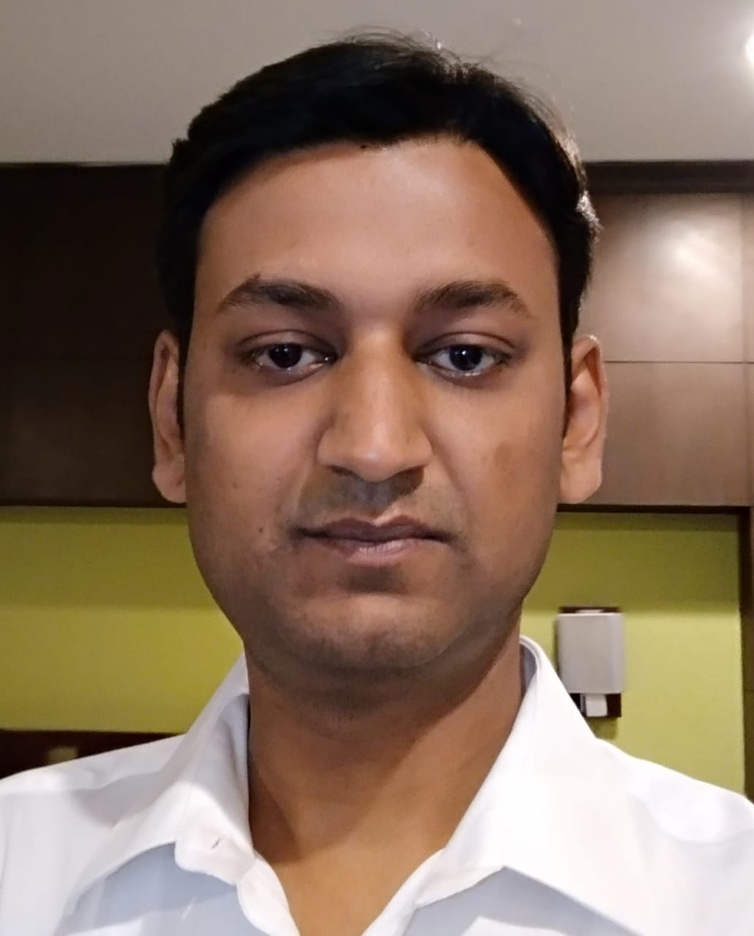
#> input picture images/nikhil.jpeg, 754 x 936 px, shrunk from 1031 x 1280 before the run, found by its file name
$ python image_tut1.py
#> lines starting #> are read from the running program, lines starting #| are printed output that depends on the picture
import cv2
import numpy as np

img1 = cv2.imread('C:\\Users\\g521784\\Desktop\\ImageRecognistation\\images\\nikhil.jpeg')
#> img1 is the input picture: shape (936, 754, 3); mean B, G, R 97.2, 115.1, 138.1

print (img1)
#> (printed output is left out)
if img1 is None:
    print('No object')
else:
    grayA = cv2.cvtColor(img1, cv2.COLOR_BGR2GRAY)
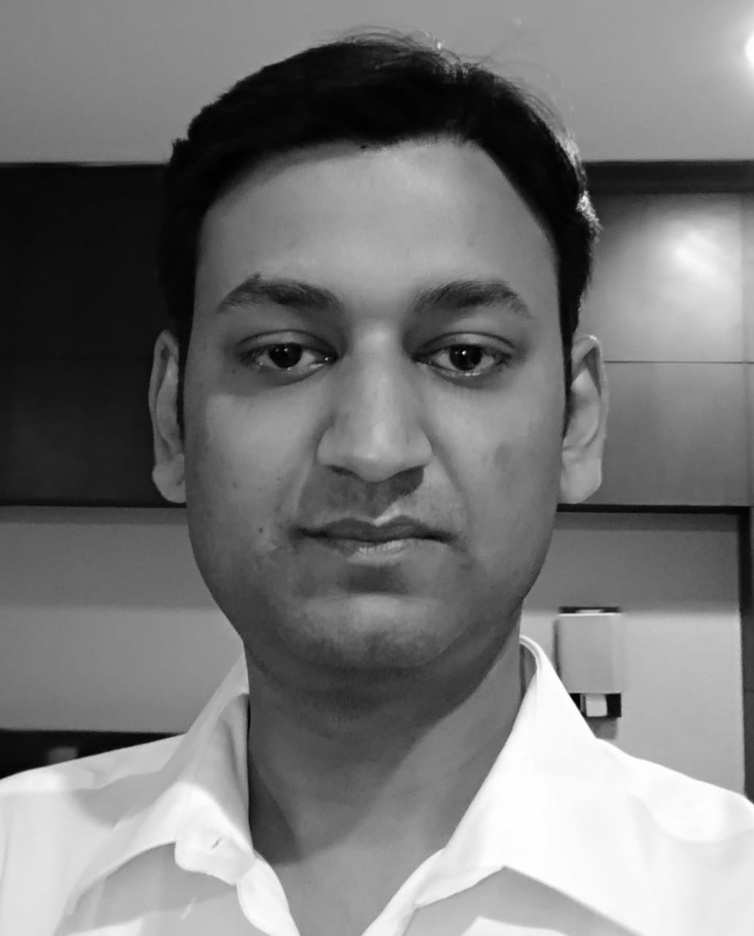
#> grayA: shape (936, 754); min 0, max 255, mean 120
    cv2.imshow('firstimg',grayA)
    cv2.imwrite("grey_this.jpg", grayA)
